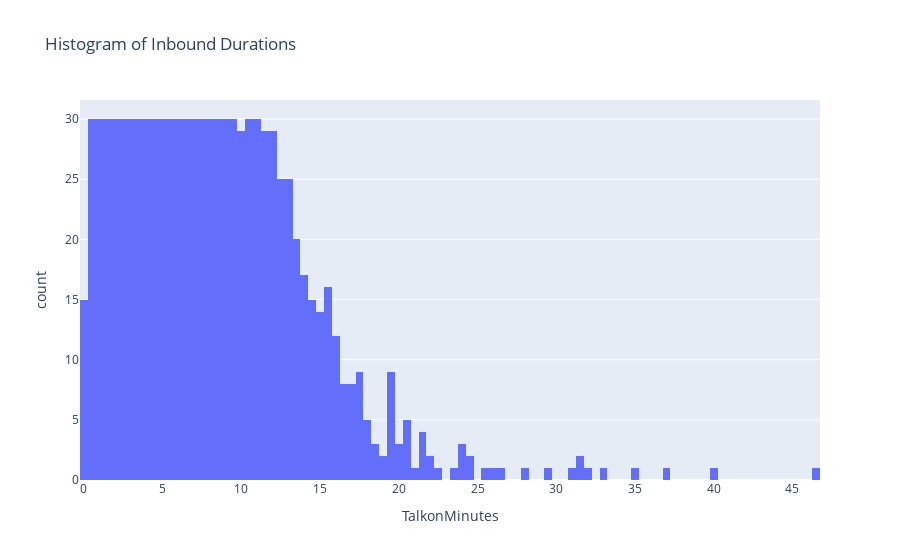

Notebook source saved alongside this figure:
### Code cell
# Assuming df1 is your DataFrame
filtered_df = df1[df1['Communication Type'] == 'Inbound']
tb = filtered_df.groupby('TalkonMinutes').size().reset_index(name='Count')

# Create the histogram with Plotly Express
fig = px.histogram(tb, x="TalkonMinutes", nbins=100, title="Histogram of Inbound Durations")
fig.update_layout(title_text="Histogram of Inbound Durations")

# Show the plot
fig.show()

### Figure 1 — Plotly figure (JSON) as saved in the notebook; plotly's stock layout.template omitted (floating-point values rounded to 4 significant figures; data arrays with more than 128 entries replaced by an {"elided": "..."} marker saying what was removed)
{"data": [{"alignmentgroup": "True", "bingroup": "x", "hovertemplate": "TalkonMinutes=%{x}<br>count=%{y}<extra></extra>", "legendgroup": "", "marker": {"color": "#636efa", "pattern": {"shape": ""}}, "name": "", "nbinsx": 100, "offsetgroup": "", "orientation": "v", "showlegend": false, "type": "histogram", "x": {"elided": "956 float values"}, "xaxis": "x", "yaxis": "y"}], "layout": {"barmode": "relative", "legend": {"tracegroupgap": 0}, "title": {"text": "Histogram of Inbound Durations"}, "xaxis": {"anchor": "y", "domain": [0, 1], "title": {"text": "TalkonMinutes"}}, "yaxis": {"anchor": "x", "domain": [0, 1], "title": {"text": "count"}}}}
